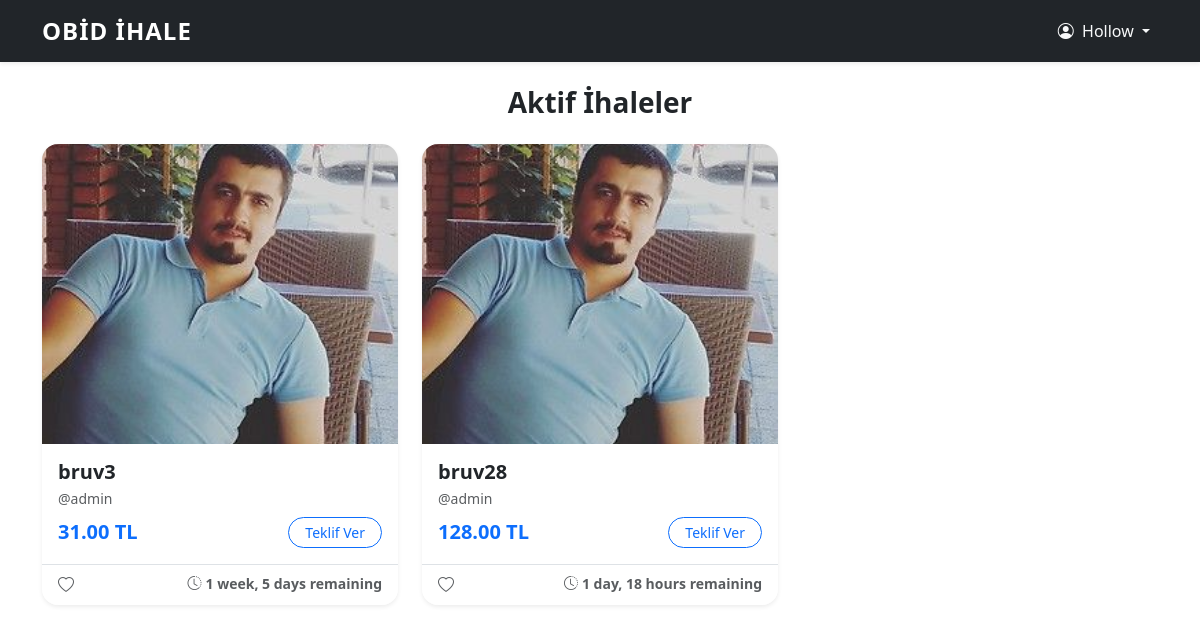
Screenshot of / (signed in) with the database file from the repository.
### auctions/models.py (models this page shows, shortened)
class Auction(models.Model):
    owner = models.ForeignKey(
        User,
        on_delete=models.CASCADE,
        related_name = "auctions")
    winner = models.ForeignKey(
        User,
        on_delete=models.SET_NULL,
        null=True,
        blank=True,
        related_name="won_auctions"
    )
    title = models.CharField(max_length=200)
    description = models.TextField()
    image = models.ImageField(upload_to='auction_images/', blank=True, null=True, verbose_name="İhale Görseli")
    starting_price = models.DecimalField(max_digits=10, decimal_places=2)
    current_price = models.DecimalField(max_digits=10, decimal_places=2)
    created_at = models.DateTimeField(auto_now_add=True)
    active = models.BooleanField(default=True)
    end_time = models.DateTimeField(null=True, blank=True)
    @classmethod
    def expire_overdue(cls):
        expired_auctions = cls.objects.filter(active=True, end_time__isnull=False, end_time__lt=timezone.now()).prefetch_related('bids')
        updated_count = 0
        for auction in expired_auctions:
            highest_bid = auction.bids.order_by('-amount').first()
            auction.winner = highest_bid.user if highest_bid else None
            auction.active = False
            auction.save(update_fields=['active', 'winner'])
            updated_count += 1
        return updated_count
    class Meta:
        verbose_name = "İhale"
        verbose_name_plural = "İhaleler"

### users/views.py (the view)
# urls.py: path('', views.home_view, name='dashboard'),
@login_required
def home_view(request):
    if request.user.is_superuser:
        Auction.expire_overdue()
        auctions_list = list(Auction.objects.all().values('id', 'title', "description", 'owner__username', 'current_price', 'winner__username', "created_at", 'end_time', 'active'))
        bids_list = list(Bid.objects.all().values('id', 'auction_id', 'user__username', 'amount', 'created_at'))
        groups_list = list(Group.objects.all().values('id', 'name'))
        menus_list = list(Menu.objects.filter(is_active=True).values('id', 'title', 'parent_menu__title'))
        perms_list = list(GroupMenuPermission.objects.all().values('id', 'group_id', 'menu_id', 'can_view'))
        context = {
            'auctions_json': json.dumps(auctions_list, cls=DjangoJSONEncoder),
            'bids_json': json.dumps(bids_list, cls=DjangoJSONEncoder),
            'groups_json': json.dumps(groups_list, cls=DjangoJSONEncoder),
            'menus_json': json.dumps(menus_list, cls=DjangoJSONEncoder),
            'perms_json': json.dumps(perms_list, cls=DjangoJSONEncoder),
        }
        return render(request, 'users/admin_dashboard.html', context)
    else:
        Auction.expire_overdue()
        auctions = Auction.objects.filter(active=True).order_by('-created_at')
        return render(request, 'users/dashboard.html', {'auctions': auctions})

### users/context_processors.py (called while the page is built)
def user_menu_permissions(request):
    if request.user.is_authenticated:
        user_groups = request.user.groups.all()
        allowed_menu_ids = GroupMenuPermission.objects.filter(
            group__in=user_groups,
            can_view=True
        ).values_list('menu_id', flat=True)
        menus = Menu.objects.filter(
            id__in=allowed_menu_ids,
            is_active=True,
            parent_menu__isnull=True # Ana menüler
        ).distinct().order_by('order')
        allowed_menu_names = GroupMenuPermission.objects.filter(
            group__in=user_groups,
            can_view=True
        ).values_list('menu__url_name', flat=True)
        return {
            'user_menus': menus,
            'user_menu_names': list(allowed_menu_names)
        }
    return {'user_menus': []}

### users/templates/users/dashboard.html (shortened to what this page needs)
{% extends 'users/base.html' %}
{% load static %} {% block content %}
<div class="container mt-4">
    <h3 class="mb-4 text-center fw-bold">Aktif İhaleler</h3>
    <div class="row row-cols-1 row-cols-md-3 g-4">
        {% for auction in auctions %}
        <div class="col">
            <div class="card h-100 shadow-sm border-0 rounded-4 overflow-hidden">
                <div style="position: relative;">
                    {% if auction.image %}
                        <img src="{{ auction.image.url }}" class="card-img-top" style="height: 300px; object-fit: cover;">
                    {% else %}
                        <img src="/media/auction_images/no_image.jpg" class="card-img-top" style="height: 300px; object-fit: cover;">
                    {% endif %}
                </div>
                <div class="card-body">
                    <h5 class="card-title fw-bold mb-1">{{ auction.title }}</h5>
                    <p class="text-muted small mb-2">@{{ auction.owner.username }}</p>
                    <div class="d-flex justify-content-between align-items-center">
                        <div>
                            <span class="text-primary fw-bold fs-5">{{ auction.current_price }} TL</span>
                        </div>
                        <a href="{% url 'auctions:detail' auction.id %}" class="btn btn-outline-primary btn-sm rounded-pill px-3">
                            Teklif Ver
                        </a>
                    </div>
                </div>
                <div class="card-footer bg-white border-0 d-flex justify-content-between text-muted border-top">
                    <span><i class="bi bi-heart me-1"></i></span>
                    <small class="fw-semibold">
                        <i class="bi bi-clock-history me-1"></i>{{ auction.end_time|timeuntil }} remaining
                    </small>
                </div>
            </div>
        </div>
        {% empty %}
            <div class="col-12">
                <p class="text-center text-muted py-5">Henüz aktif bir ihale bulunmuyor.</p>
            </div>
        {% endfor %}
    </div>
</div>
{% endblock %}

### users/templates/users/base.html (shortened to what this page needs)
<!DOCTYPE html>
<html lang="tr">
<head>
    <link href="https://cdn.jsdelivr.net/npm/bootstrap@5.3.0/dist/css/bootstrap.min.css" rel="stylesheet">
    <link rel="stylesheet" href="https://cdn.jsdelivr.net/npm/bootstrap-icons@1.11.1/font/bootstrap-icons.css">
</head>
<body>
    <nav class="navbar navbar-expand-lg navbar-dark bg-dark shadow-sm">
        <div class="container">
            <a class="navbar-brand fw-bold text-uppercase" href="{% url 'users:dashboard' %}">Obid İhale</a>
            <div class="collapse navbar-collapse" id="navbarNav">
                <div class="navbar-nav align-items-center">
                    {% if user.is_authenticated %}
                        <div class="nav-item dropdown">
                            <a class="nav-link dropdown-toggle text-light" href="#" role="button" data-bs-toggle="dropdown">
                                <i class="bi bi-person-circle me-1"></i> {{ user.username|title }}
                            </a>
                        </div>
                    {% else %}
                        <a class="btn btn-outline-light btn-sm px-4 rounded-pill" href="{% url 'users:login' %}">Giriş Yap</a>
                    {% endif %}
                </div>
            </div>
        </div>
    </nav>
    <div class="container-fluid mt-4">
        {% block content %}
        {% endblock %}
    </div>
    </body>
</html>

### users/templates/users/base.html (style rules this page uses)
.navbar-brand { font-size: 1.5rem; letter-spacing: 1px; }

### rows the page displays
Auction: title "bruv3", owner.username "admin", current_price "31.00", end_time "1 week, 5 days"
Auction: title "bruv28", owner.username "admin", current_price "128.00", end_time "1 day, 18 hours"

### other values shown
{{ user.username|title }} "Hollow"
